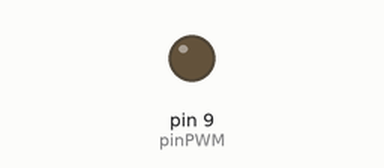
Recording of a sketch running on a simulated Arduino Uno, built with avr-gcc and run on an emulated ATmega328P. Shown: output pins drawn as LEDs (lit = HIGH).

Above: at 0.05 s.
At 6.45 s:
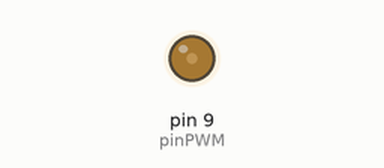
At 19.95 s:
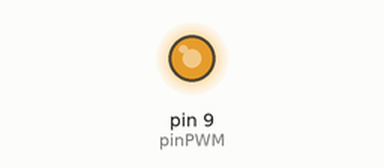
At 39.85 s:
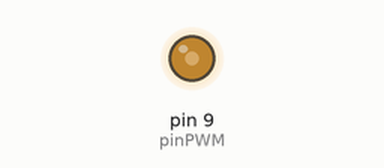
Timing chart, 0 to 40.0 s (numbered marks = the images above):
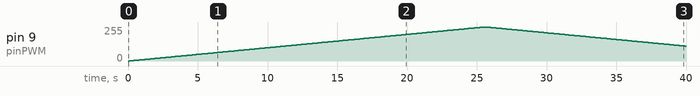

Measured:
- by itself, pin 9 (pinPWM): rises from 0/255 to 255/255 in 25.4 s, then falls to 112/255 in 14.4 s

The sketch:

sweepSL.ino
```cpp
/*
  Name:         sweepSL.ino
  Created:      02-04-2026
  Author:       Charles French
  Description:  sweep the range in which an LAC can operate
*/

int pinPWM = 9; // PWM pin

/* setup() runs once */
void setup() {
  pinMode(pinPWM, OUTPUT);
}

/* loop() runs until program terminates */
void loop() {
  for (int i = 0; i <= 255; i++) {
    analogWrite(pinPWM, i); // increase stroke length (LAC position)
    delay(100);
  }

  for (int i = 255; i >= 0; i--) {
    analogWrite(pinPWM, i); // decrease stroke length (LAC position)
    delay(100);
  }

  exit(EXIT_SUCCESS);
}
```
